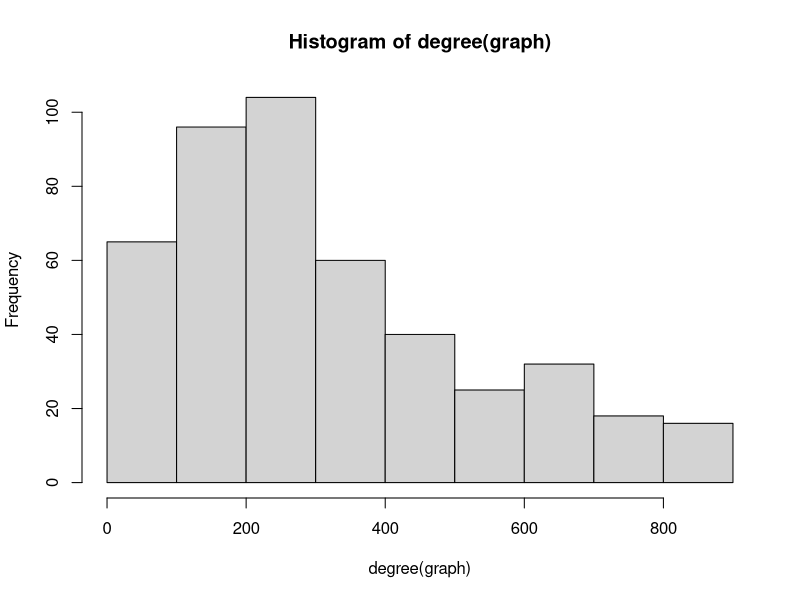
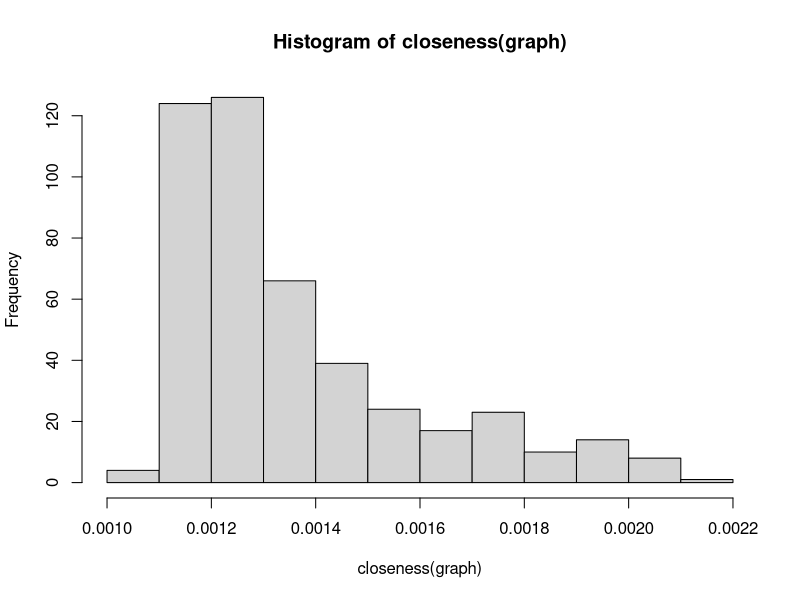
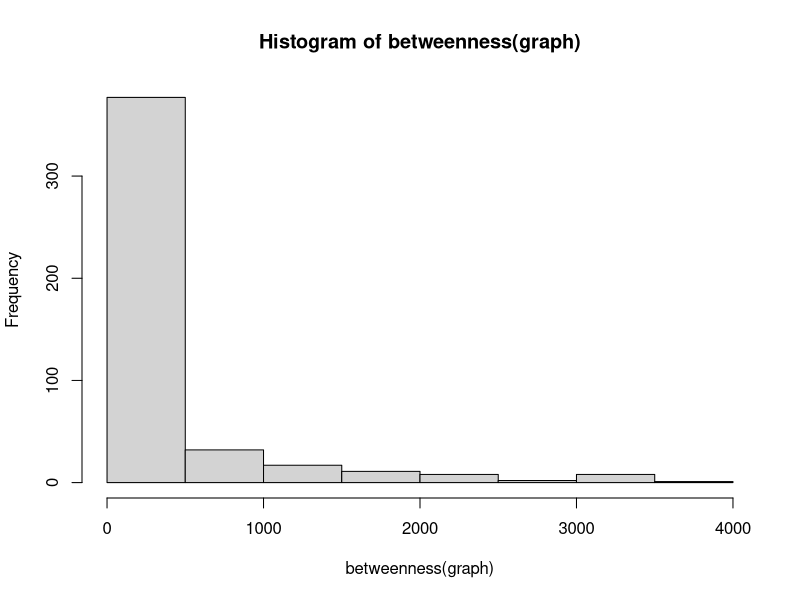

Generate these figures, in order, with R:
setwd("C:/Dev/complex_networks/lab_3/")
install.packages("dplyr")
library(dplyr)
library(igraph)

## Wizualizacja
df <- read.table("data/reachability.txt", sep = " ", header = FALSE)
graph <- graph.data.frame(df)
# plot(graph)

# Srednica w grafie nieskierowanym
d = diameter(graph, directed = FALSE, weights=NA)
# Srednia najkrotsza sciezka dla grafu nieskierowanego
average.path.length(graph, directed = FALSE)
# Srednica sieci w grafie skierowanym
diameter(graph, directed=T, weight=NA)
get.diameter(graph, directed = TRUE)
# Srednia najkrotsza sciezka dla grafu skierowanego
average.path.length(graph, directed = TRUE)

# Rozklad degree
hist(degree(graph))

# Rozklad closeness
hist(closeness(graph))

# Rozklad betweenness
hist(betweenness(graph))

dg = sort(degree(graph), decreasing = TRUE)[1:5]
shortest.paths(graph, names(dg), names(dg), mode="out")

cl = sort(closeness(graph), decreasing = TRUE)[1:5]
shortest.paths(graph, names(cl), names(cl), mode="out")

bt = sort(betweenness(graph), decreasing = TRUE)[1:5]
shortest.paths(graph, names(bt), names(bt), mode="out")

intersect(intersect(names(dg),names(cl)),names(bt))
